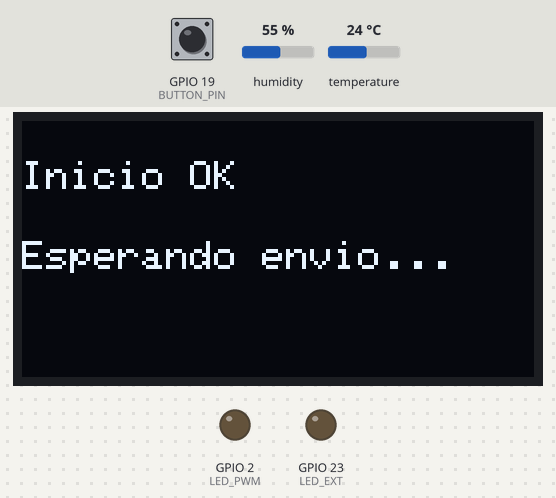
A sketch run on a simulated ESP32. Parts: 128×64 one-colour display, output pins drawn as LEDs (lit = HIGH). The inputs (shaded band) are chosen by the test bench; at power-on: GPIO 19 (BUTTON_PIN) HIGH, humidity 55 %, temperature 24 °C. WiFi joins after 1.5 s; servers stay silent unless stated; random numbers use the default seed unless the sketch sets one; what the sketch prints to the serial monitor is not drawn.

Above: at 2.7 s.
2.8 s: GPIO 19 (BUTTON_PIN) pulled LOW for 3.2 s
At 7.1 s:
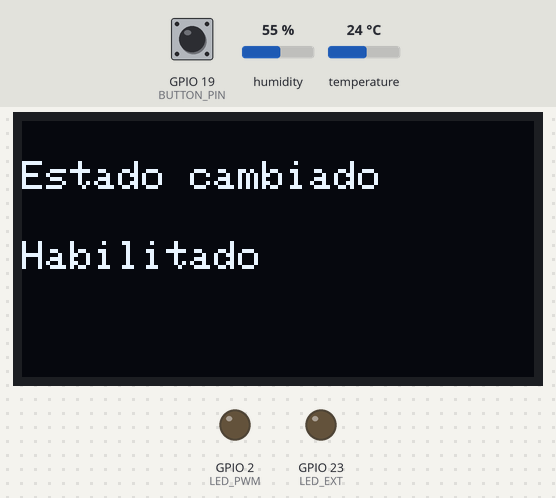
7.5 s: GPIO 19 (BUTTON_PIN) pulled LOW for 0.15 s
At 8.5 s:
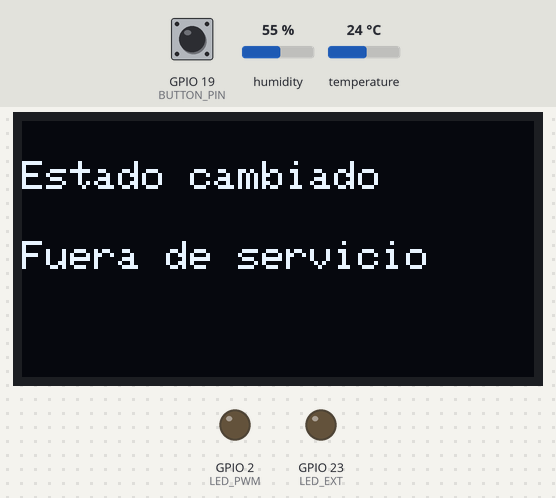
17.8 s: GPIO 19 (BUTTON_PIN) pulled LOW for 0.15 s
At 18.8 s:
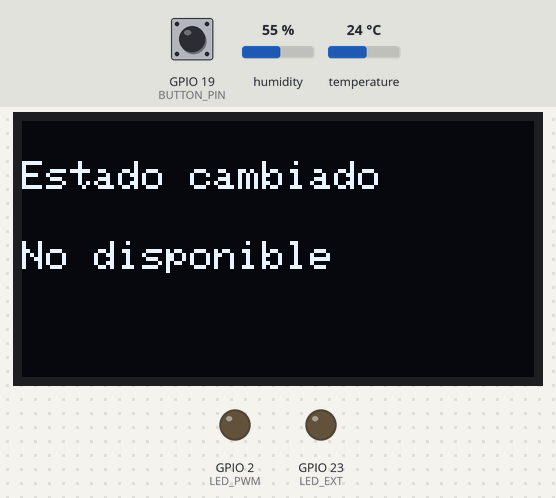
31.9 s: GPIO 19 (BUTTON_PIN) pulled LOW for 1 s
At 32.39 s:
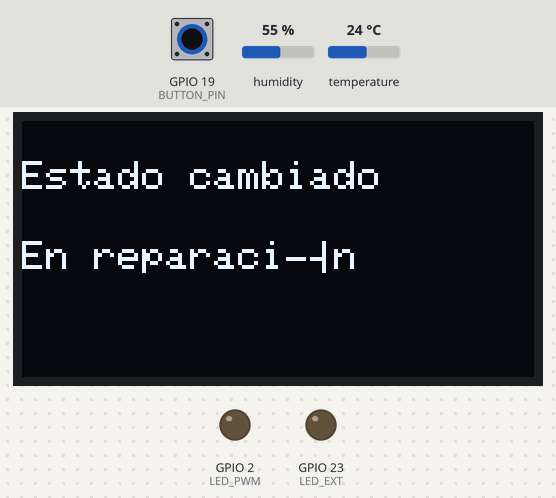
34.4 s: GPIO 19 (BUTTON_PIN) pulled LOW for 0.15 s
At 35.0 s:
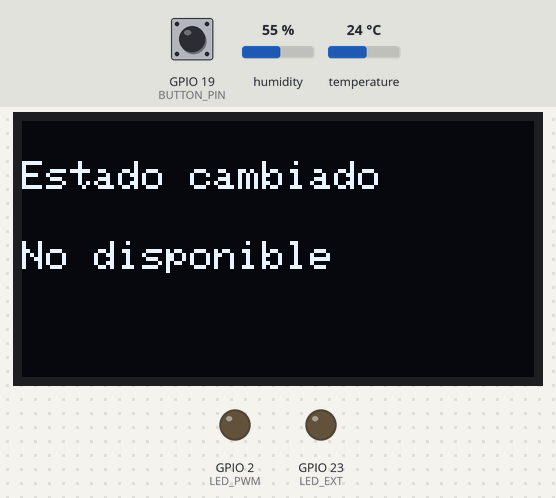
48.5 s: GPIO 19 (BUTTON_PIN) pulled LOW for 3.2 s
At 64.9 s:
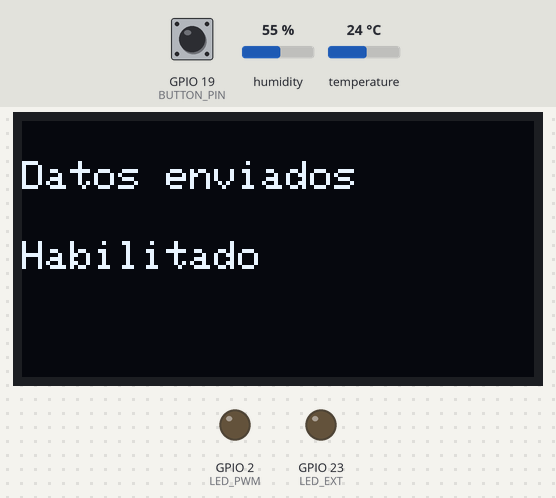
Timing chart, 0 to 66.4 s (numbered marks = the images above; inputs shaded):
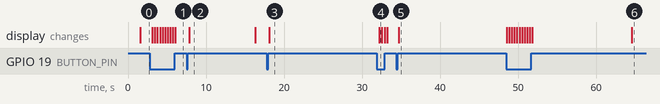

Measured:
- after the input at 2.8 s, the display: first changes after 0.33 s (image 1 shows a later state)
- after the input at 17.8 s, the display: changes after 0.33 s (image 3)
- after the input at 34.4 s, the display: changes after 0.33 s (image 5)
- what the display in image 2 shows lasts 8.5 s, from 7.8 s to 16.3 s

The sketch:

sketch_envio_grupo_03.ino
```cpp
#include <WiFi.h>
#include <ThingSpeak.h>
#include <Adafruit_GFX.h>
#include <Adafruit_SH110X.h>
#include <DHT.h>
#include <ArduinoOTA.h>

// ==============================
// CONFIGURACIÓN GENERAL
// ==============================
#define DHTPIN 33
#define DHTTYPE DHT22
#define LED_PWM 2
#define LED_EXT 23
#define POT_PIN 32
#define BUTTON_PIN 19

// ==============================
// CONFIGURACIÓN DE WIFI Y THINGSPEAK
// ==============================
const char* ssid = "ACNET2";
const char* password = "";
unsigned long channelID = 3143600;
const char* writeAPIKey = "CERUUAI3S4HZJW8Z";

// ==============================
// CONFIGURACIÓN OTA
// ==============================
void setupOTA() {
  ArduinoOTA.setHostname("ESP32_Grupo03");
  ArduinoOTA.setPassword("G03_pass");
  ArduinoOTA.begin();
}

WiFiClient cliente;
DHT dht(DHTPIN, DHTTYPE);
Adafruit_SH1106G display(128, 64, &Wire, -1);

const char* estados[] = {"No disponible", "En reparación", "Habilitado", "Fuera de servicio"};
int estadoIndex = 0;
unsigned long lastSendTime = 0;
unsigned long startTime = 0;

void setup() {
  Serial.begin(115200);
  pinMode(BUTTON_PIN, INPUT_PULLUP);
  pinMode(LED_EXT, OUTPUT);
  analogWrite(LED_PWM, 0);

  dht.begin();

  display.begin(0x3C, true);
  display.clearDisplay();
  display.setTextColor(SH110X_WHITE);

  WiFi.begin(ssid, password);
  Serial.print("Conectando a WiFi...");
  while (WiFi.status() != WL_CONNECTED) {
    delay(500);
    Serial.print(".");
  }
  Serial.println("\nConectado!");

  startTime = millis();
  setupOTA();

  ThingSpeak.begin(cliente);

  displayMessage("Inicio OK", "Esperando envio...");
}

void loop() {
  ArduinoOTA.handle();

  if (digitalRead(BUTTON_PIN) == LOW) {
    estadoIndex = (estadoIndex + 1) % 4;
    delay(300);
    displayMessage("Estado cambiado", estados[estadoIndex]);
  }

  unsigned long now = millis();
  if (now - lastSendTime > 16000) {
    lastSendTime = now;
    enviarDatos();
  }
}

void enviarDatos() {
  float temp = dht.readTemperature();
  float hum = dht.readHumidity();
  int num = random(100, 501);
  long tiempo = (millis() - startTime) / 1000;
  const char* estadoActual = estados[estadoIndex];

  Serial.printf("Enviando datos -> Valor:%d Temp:%.2f Hum:%.2f Tiempo:%lus Estado:%s\n",
                num, temp, hum, tiempo, estadoActual);

  if (WiFi.status() == WL_CONNECTED) {
    ThingSpeak.setField (1,num);
    ThingSpeak.setField (2,temp);
    ThingSpeak.setField (3,hum);
    ThingSpeak.setField (4,tiempo);
    ThingSpeak.setStatus(estadoActual);
    int statusCode = ThingSpeak.writeFields(channelID,writeAPIKey);
    Serial.print("Datos enviados a ThingSpeak!   ");
    if(statusCode == 200){
      Serial.println("Canal escrito correctamente.");
    }
    else{
      Serial.println("Problemas al actualizar el canal. HTTP error code " + String(statusCode));
    }
  }

  displayMessage("Datos enviados", estadoActual);
}

void displayMessage(String l1, String l2) {
  display.clearDisplay();
  display.setCursor(0, 10);
  display.setTextSize(1);
  display.println(l1);
  display.setCursor(0, 30);
  display.setTextSize(1);
  display.println(l2);
  display.display();
}
```
